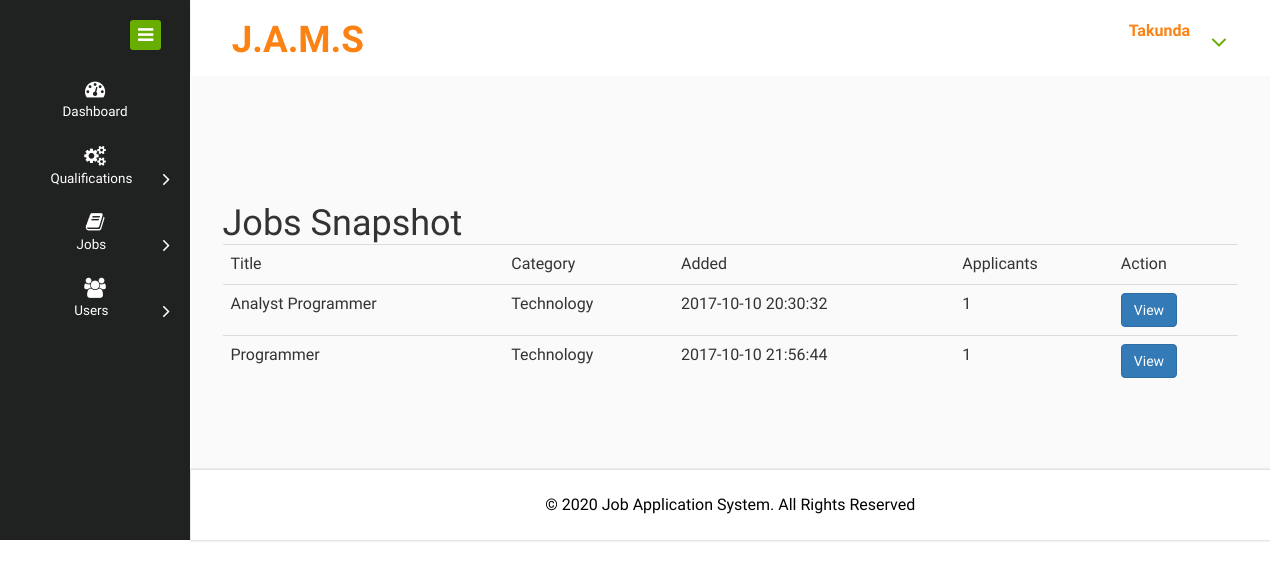
The page /admin/index.php (signed in) on the database its author committed.
### tables this page shows
CREATE TABLE `job` (
  `id` int(11) NOT NULL,
  `title` varchar(255) NOT NULL,
  `description` text NOT NULL,
  `level` enum('Attachment','Permanent') NOT NULL,
  `created` timestamp NOT NULL DEFAULT CURRENT_TIMESTAMP ON UPDATE CURRENT_TIMESTAMP,
  `experience` text NOT NULL,
  `location` varchar(255) NOT NULL,
  `type` varchar(255) NOT NULL
);

### admin/connect.php (called while the page is built)
<?php
function connect(){
$servername = "localhost";
$username = "root";
$password = "";
$return = null;
try {
    $conn = new PDO("mysql:host=$servername;dbname=jobs", $username, $password);
    $conn->setAttribute(PDO::ATTR_ERRMODE, PDO::ERRMODE_EXCEPTION);
    $return=$conn;
  }
catch(PDOException $e){
    echo "Connection failed: " . $e->getMessage();
    }
    return $return;
    }
?>

### admin/model.php (called while the page is built, shortened)
<?php
class model{
public $conn=null;
function __construct(){
include("connect.php");
$this->conn=connect();
}
public function getApplicantsByJob($id){
$sql="SELECT * FROM applicant WHERE jid='{$id}'";
$stmt = $this->conn->prepare($sql);
    $stmt->execute();
    $stmt->setFetchMode(PDO::FETCH_ASSOC);
    $return = $stmt->fetchAll();
    return $return;
}
public function getJobs(){
    $str="SELECT * FROM job";
    $stmt = $this->conn->prepare($str);
    $stmt->execute();
    $stmt->setFetchMode(PDO::FETCH_ASSOC);
    $return = $stmt->fetchAll();
    return $return;
}
}
?>

### admin/index.php (the view, shortened to what this page needs)
<?php
include("header.php");
$data=$model->getJobs();
?>
<h1>Jobs Snapshot</h1>
<table class="table">
<tr>
<td>Title</td>
<td>Category</td>
<td>Added</td>
<td>Applicants</td>
<td>Action</td>
</tr>
<?php
$count=count($data);
for($x=0;$x<$count;$x++) {
	$view="viewjob.php?id=".$data[$x]['id'];
	$appL=count($model->getApplicantsByJob($data[$x]['id']));
?>
<tr>
<td><?php echo $data[$x]['title']; ?></td>
<td><?php echo $data[$x]['type']; ?></td>
<td><?php echo $data[$x]['created']; ?></td>
<td><?php echo $appL; ?></td>
<td>
<a href="<?php echo $view; ?>" class="btn btn-primary">View</a>
</td>
</tr>
<?php
}
?>
</table>
<?php
include("footer.php");
?>

### rows shown on the page
job: title "Analyst Programmer", type "Technology", created "2017-10-10 20:30:32", appL "1"
job: title "Programmer", type "Technology", created "2017-10-10 21:56:44", appL "1"

### other values the page prints
$_SESSION['name'] "Takunda"
